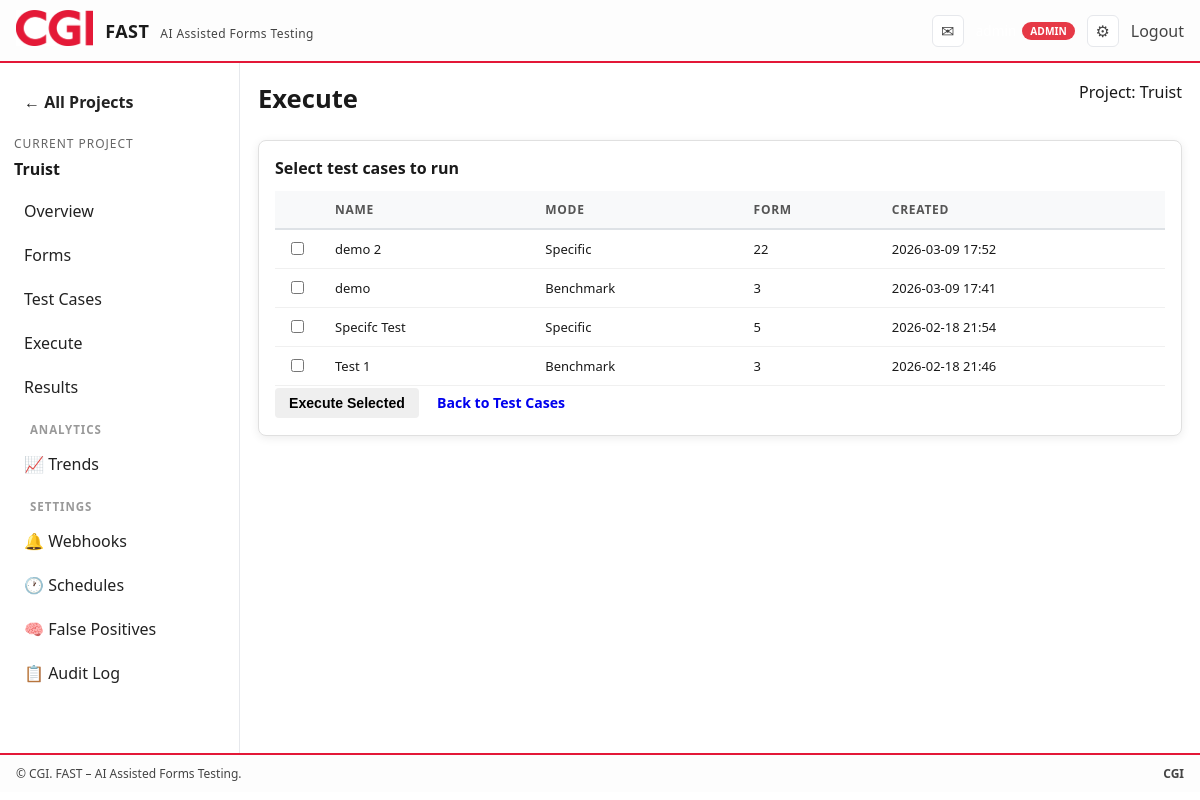
The page /projects/2/execute (signed in) on the database its author committed.
### app/models/project.py (models this page shows, shortened)
class Project(db.Model):
    __tablename__ = "projects"
    id = db.Column(db.Integer, primary_key=True)
    name = db.Column(db.String(200), nullable=False)
    description = db.Column(db.Text)
    created_at = db.Column(db.DateTime, default=datetime.utcnow)
    forms = db.relationship("Form", back_populates="project", lazy="dynamic", cascade="all, delete-orphan")
    test_cases = db.relationship("TestCase", back_populates="project", lazy="dynamic", cascade="all, delete-orphan")
    runs = db.relationship("Run", back_populates="project", lazy="dynamic", cascade="all, delete-orphan")

### app/models/test_case.py (models this page shows, shortened)
class TestCase(db.Model):
    __tablename__ = "test_cases"
    id = db.Column(db.Integer, primary_key=True)
    project_id = db.Column(db.Integer, db.ForeignKey("projects.id"), nullable=False)
    form_id = db.Column(db.Integer, db.ForeignKey("forms.id"), nullable=False)
    benchmark_form_id = db.Column(db.Integer, db.ForeignKey("forms.id"), nullable=True)
    name = db.Column(db.String(200), nullable=False)
    mode = db.Column(db.String(20), nullable=False, default="basic")
    prompt_text = db.Column(db.Text, nullable=True)
    expected_json = db.Column(db.Text, nullable=True)
    created_at = db.Column(db.DateTime, default=datetime.utcnow)
    project = db.relationship("Project", back_populates="test_cases")
    form = db.relationship("Form", foreign_keys=[form_id], back_populates="test_cases")
    benchmark_form = db.relationship("Form", foreign_keys=[benchmark_form_id])

### app/routes/web.py (the view)
@web_bp.route("/projects/<int:project_id>/execute", methods=["GET"])
def project_execute(project_id: int):
    gate = require_login()
    if gate:
        return gate
    project = Project.query.get_or_404(project_id)
    test_cases = TestCase.query.filter_by(project_id=project_id).order_by(TestCase.created_at.desc()).all()
    return render_template(
        "execute.html",
        page_title="FAST | Execute",
        project=project,
        test_cases=test_cases,
        active="execute",
        user=session.get("user"),
    )

### app/routes/web.py (called while the page is built)
def is_logged_in() -> bool:
    return bool(session.get("user"))

def require_login() -> Optional[object]:
    if not is_logged_in():
        return redirect(url_for("web.landing"))
    return None

### app/templates/execute.html (shortened to what this page needs)
{% extends "base.html" %}
{% set show_sidebar = True %}
{% block content %}
<div class="page-header">
  <h1>Execute</h1>
  <div class="subtle">Project: {{ project.name }}</div>
</div>
<div class="card">
  <div class="card-title">Select test cases to run</div>
  <form id="execForm" method="POST" action="{{ url_for('web.execute_run', project_id=project.id) }}">
    <table class="table">
      <thead>
        <tr>
          <th style="width:48px;"></th>
          <th>Name</th>
          <th>Mode</th>
          <th>Form</th>
          <th>Created</th>
        </tr>
      </thead>
      <tbody>
        {% for tc in test_cases %}
        <tr>
          <td><input type="checkbox" name="testcase_ids" value="{{ tc.id }}"></td>
          <td>{{ tc.name }}</td>
          <td>{{ tc.mode|capitalize }}</td>
          <td>{{ tc.form_id or "-" }}</td>
          <td>{{ tc.created_at.strftime("%Y-%m-%d %H:%M") if tc.created_at else "" }}</td>
        </tr>
        {% else %}
        <tr><td colspan="5">No test cases yet.</td></tr>
        {% endfor %}
      </tbody>
    </table>
    <div class="actions-row">
      <button id="executeBtn" class="btn btn-red" type="submit">Execute Selected</button>
      <a class="btn btn-light" href="{{ url_for('web.project_testcases', project_id=project.id) }}">Back to Test Cases</a>
    </div>
  </form>
</div>
{% endblock %}

### app/templates/base.html (shortened to what this page needs)
<!doctype html>
<html lang="en">
<head>
  <link rel="stylesheet" href="{{ url_for('static', filename='css/fast.css') }}" />
</head>
<body class="{% if request.endpoint == 'web.landing' or not show_sidebar %}landing-body{% endif %}">
  <header class="topbar">
    <div class="topbar-left">
        <a href="{{ url_for('web.home') }}" class="brand-link">
      <img class="logo" src="{{ url_for('static', filename='assets/cgi_logo.png') }}" alt="CGI" />
        </a>
      <div class="brand-title">FAST <span class="brand-sub">AI Assisted Forms Testing</span></div>
    </div>
    <div class="topbar-right">
      <a class="icon-btn" href="{{ url_for('web.contact') }}" title="Contact">✉</a>
      {% if user %}
        <span class="user-info">{{ user }} <span class="role-badge role-{{ session.get('role', 'viewer') }}">{{ session.get('role', 'viewer') }}</span></span>
        {% if session.get('role') == 'admin' %}
        <a class="icon-btn" href="{{ url_for('web.admin_panel') }}" title="Admin">⚙</a>
        {% endif %}
        <a class="link" href="{{ url_for('web.logout') }}">Logout</a>
      {% endif %}
    </div>
  </header>
  <div class="page">
    {% if show_sidebar %}
    <aside class="sidebar">
      {% if project %}
        <div class="sidebar-section">
        <a class="nav-item nav-back" href="{{ url_for('web.home') }}">← All Projects</a>
        </div>
        <div class="sidebar-title">Current Project</div>
        <div class="sidebar-project">{{ project.name }}</div>
        <nav class="nav">
          <a class="nav-item {% if active == 'overview' %}active{% endif %}" href="{{ url_for('web.project_overview', project_id=project.id) }}">Overview</a>
          <a class="nav-item {% if active == 'forms' %}active{% endif %}" href="{{ url_for('web.project_forms', project_id=project.id) }}">Forms</a>
          <a class="nav-item {% if active == 'testcases' %}active{% endif %}" href="{{ url_for('web.project_testcases', project_id=project.id) }}">Test Cases</a>
          <a class="nav-item {% if active == 'execute' %}active{% endif %}" href="{{ url_for('web.project_execute', project_id=project.id) }}">Execute</a>
          <a class="nav-item {% if active == 'results' %}active{% endif %}" href="{{ url_for('web.project_results', project_id=project.id) }}">Results</a>
          <div class="nav-section-label">Analytics</div>
          <a class="nav-item {% if active == 'trends' %}active{% endif %}" href="{{ url_for('web.project_trends', project_id=project.id) }}">📈 Trends</a>
          <div class="nav-section-label">Settings</div>
          <a class="nav-item {% if active == 'settings' %}active{% endif %}" href="{{ url_for('web.project_webhooks', project_id=project.id) }}">🔔 Webhooks</a>
          <a class="nav-item" href="{{ url_for('web.project_schedules', project_id=project.id) }}">🕐 Schedules</a>
          <a class="nav-item" href="{{ url_for('web.project_false_positives', project_id=project.id) }}">🧠 False Positives</a>
          <a class="nav-item" href="{{ url_for('web.project_audit_log', project_id=project.id) }}">📋 Audit Log</a>
        </nav>
      {% else %}
        <nav class="nav">
          <a class="nav-item" href="{{ url_for('web.home') }}">Home</a>
          <a class="nav-item" href="{{ url_for('web.contact') }}">Contact Us</a>
        </nav>
      {% endif %}
    </aside>
    {% endif %}
    <main class="content">
      {% block content %}{% endblock %}
    </main>
  </div>
  <footer class="footer">
    <div>© CGI. FAST – AI Assisted Forms Testing.</div>
    <div class="footer-partner">CGI</div>
  </footer>
</body>
</html>

### app/static/css/fast.css (style rules this page uses)
:root { --cgi-red:#e31837; --bmo-blue:#005eb8; --grey-1:#f5f6f8; --grey-2:#e6e8ec; --text:#1a1a1a; --shadow:0 2px 10px rgba(0,0,0,0.08); }
html, body { height: 100%; }
body { margin: 0; overflow-x: hidden; }
* { box-sizing:border-box; }
body { margin:0; font-family:Segoe UI, Arial, sans-serif; color:var(--text); background: #fff; }
.topbar { position:relative; z-index:1; display:flex; justify-content:space-between; align-items:center; padding:10px 16px; background:#fdfdfd; border-bottom:2px solid var(--cgi-red); }
.topbar-left { display:flex;align-items:center;gap:12px; }
.logo { height:36px;width:auto; }
.brand-title { font-weight:700;font-size:18px;letter-spacing:0.4px; }
.brand-sub { font-weight:500;color:#444;font-size:12px;margin-left:6px; }
.topbar-right { display:flex;align-items:center;gap:12px; }
.icon-btn { text-decoration:none; display:inline-flex; align-items:center; justify-content:center; width:32px; height:32px; border:1px solid var(--grey-2); border-radius:6px; background:white; color:#444; }
.link { color:#444;text-decoration:none; }
.page { position:relative; z-index:1; display:flex; min-height:calc(100vh - 110px); }
.sidebar { width:240px; padding:14px; border-right:1px solid var(--grey-2); background:rgba(255,255,255,0.85); }
.sidebar-title { font-size:12px;color:#666;text-transform:uppercase;letter-spacing:0.08em; }
.sidebar-project { font-weight:700;margin:6px 0 12px; }
.nav { display:flex;flex-direction:column;gap:6px; }
.nav-item { text-decoration:none; color:#222; padding:8px 10px; border-radius:6px; }
.content { flex:1; padding:18px; }
.footer { position:relative; z-index:1; display:flex; justify-content:space-between; padding:10px 16px; border-top:2px solid var(--cgi-red); background:#fdfdfd; font-size:12px; color:#444; }
.footer-partner { font-weight:700; }
.card { background:rgba(255,255,255,0.92); border:1px solid var(--grey-2); border-radius:10px; box-shadow:var(--shadow); padding:14px; }
.card-title { font-weight:700;margin-bottom:10px; }
.btn { display:inline-flex; justify-content:center; align-items:center; padding:10px 12px; border-radius:6px; border:1px solid transparent; text-decoration:none; cursor:pointer; font-weight:700; }
.table { width:100%;border-collapse:collapse; }
.table th,.table td { padding:8px;border-bottom:1px solid var(--grey-2);font-size:13px; }
.table th { font-size:12px;color:#555;text-transform:uppercase;letter-spacing:0.06em; }
.page-header { display:flex;justify-content:space-between;align-items:flex-start;gap:12px;margin-bottom:14px; }
.nav-back { display: inline-block; margin: 6px 0 14px 0; padding: 8px 10px; border-radius: 8px; text-decoration: none; font-weight: 600; }
html, body { overflow-x: hidden; }
.card { max-width: 100%; overflow-x: hidden; }
.card { max-width: 100%; overflow: visible; }
.main-content, .content, .page-content { overflow: visible !important; height: auto !important; max-height: none !important; }
.card { border-radius:14px; padding:16px; }
.card-title { display:flex; align-items:center; justify-content:space-between; gap:10px; margin-bottom:12px; }
.btn { border-radius:12px; }
.table th, .table td { padding:10px 10px; }
.user-info { font-size: 0.85em; color: #fff; display: flex; align-items: center; gap: 6px; }
.role-badge { font-size: 0.75em; padding: 2px 8px; border-radius: 10px; font-weight: 600; text-transform: uppercase; }
.role-admin { background: #e63946; color: #fff; }
.nav-section-label { font-size: 0.72em; text-transform: uppercase; letter-spacing: 0.08em; color: #999; padding: 10px 16px 2px; font-weight: 600; }
.card { background: #fff; border: 1px solid #e0e0e0; border-radius: 8px; margin-bottom: 16px; overflow: hidden; }
.table { width: 100%; border-collapse: collapse; font-size: 0.88em; }
.table th { background: #f8f9fa; border-bottom: 2px solid #dee2e6; padding: 10px 12px; text-align: left; font-weight: 600; }
.table td { border-bottom: 1px solid #f0f0f0; padding: 9px 12px; vertical-align: middle; }
.btn { display: inline-flex; align-items: center; padding: 7px 14px; border-radius: 4px; font-size: 0.88em; font-weight: 600; cursor: pointer; text-decoration: none; border: none; gap: 6px; }
.page-header { margin-bottom: 20px; }
.page-header h1 { margin: 0 0 4px; font-size: 1.6em; }

### rows shown on the page
Project: name "Truist"
TestCase: name "demo 2", mode "Specific", form "22", created_at "2026-03-09 17:52"
TestCase: name "demo", mode "Benchmark", form "3", created_at "2026-03-09 17:41"
TestCase: name "Specifc Test", mode "Specific", form "5", created_at "2026-02-18 21:54"
TestCase: name "Test 1", mode "Benchmark", form "3", created_at "2026-02-18 21:46"

### other values the page prints
{{ session.get('role', 'viewer') }} "ADMIN"
